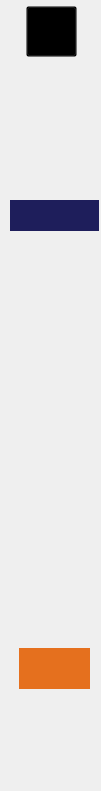
    <widget class="QWidget" name="icons" native="true">
     <property name="geometry">
      <rect>
       <x>-10</x>
       <y>0</y>
       <width>101</width>
       <height>791</height>
      </rect>
     </property>
     <property name="styleSheet">
      <string notr="true">QWidget{
	

  background-image: url(:/assists/All_Materials/peakpx.jpg);
}
QPushButton:checked
{
 background-color: rgb(30, 30, 91);
 	
color: rgb(255, 255, 255);
}</string>
     </property>
     <widget class="QPushButton" name="logouticons">
      <property name="geometry">
       <rect>
        <x>19</x>
        <y>648</y>
        <width>71</width>
        <height>41</height>
       </rect>
      </property>
      <property name="cursor">
       <cursorShape>PointingHandCursor</cursorShape>
      </property>
      <property name="styleSheet">
       <string notr="true">background-image: url(:/assists/All_Materials/Rectangle 1380.png);
color: rgb(255, 255, 255);
background-color: rgb(229, 112, 30);
border-radius:50%;
border: none;
</string>
      </property>
      <property name="text">
       <string/>
      </property>
      <property name="icon">
       <iconset resource="Materials.qrc">
        <normaloff>:/assists/All_Materials/Logout.png</normaloff>:/assists/All_Materials/Logout.png</iconset>
      </property>
      <property name="iconSize">
       <size>
        <width>60</width>
        <height>40</height>
       </size>
      </property>
     </widget>
     <widget class="QPushButton" name="graphicons">
      <property name="geometry">
       <rect>
        <x>10</x>
        <y>200</y>
        <width>89</width>
        <height>31</height>
       </rect>
      </property>
      <property name="cursor">
       <cursorShape>PointingHandCursor</cursorShape>
      </property>
      <property name="styleSheet">
       <string notr="true">
background-image: url(:/assists/All_Materials/Rectangle 1380.png);
border : none</string>
      </property>
      <property name="text">
       <string/>
      </property>
      <property name="icon">
       <iconset resource="Materials.qrc">
        <normaloff>:/assists/All_Materials/Location.png</normaloff>:/assists/All_Materials/Location.png</iconset>
      </property>
      <property name="iconSize">
       <size>
        <width>50</width>
        <height>30</height>
       </size>
      </property>
      <property name="checkable">
       <bool>true</bool>
      </property>
      <property name="checked">
       <bool>true</bool>
      </property>
     </widget>
     <widget class="QPushButton" name="studenticons">
      <property name="geometry">
       <rect>
        <x>10</x>
        <y>350</y>
        <width>89</width>
        <height>31</height>
       </rect>
      </property>
      <property name="cursor">
       <cursorShape>PointingHandCursor</cursorShape>
      </property>
      <property name="styleSheet">
       <string notr="true">
background-image: url(:/assists/All_Materials/Rectangle 1380.png);
border : none</string>
      </property>
      <property name="text">
       <string/>
      </property>
      <property name="icon">
       <iconset resource="Materials.qrc">
        <normaloff>:/assists/All_Materials/Student.png</normaloff>:/assists/All_Materials/Student.png</iconset>
      </property>
      <property name="iconSize">
       <size>
        <width>50</width>
        <height>30</height>
       </size>
      </property>
      <property name="checkable">
       <bool>true</bool>
      </property>
     </widget>
     <widget class="QPushButton" name="scheduleicons">
      <property name="geometry">
       <rect>
        <x>10</x>
        <y>270</y>
        <width>89</width>
        <height>41</height>
       </rect>
      </property>
      <property name="cursor">
       <cursorShape>PointingHandCursor</cursorShape>
      </property>
      <property name="styleSheet">
       <string notr="true">
background-image: url(:/assists/All_Materials/Rectangle 1380.png);
border : none</string>
      </property>
      <property name="text">
       <string/>
      </property>
      <property name="icon">
       <iconset resource="Materials.qrc">
        <normaloff>:/assists/All_Materials/Calendar.png</normaloff>:/assists/All_Materials/Calendar.png</iconset>
      </property>
      <property name="iconSize">
       <size>
        <width>50</width>
        <height>30</height>
       </size>
      </property>
      <property name="checkable">
       <bool>true</bool>
      </property>
     </widget>
     <widget class="QPushButton" name="Swapicons">
      <property name="geometry">
       <rect>
        <x>26</x>
        <y>6</y>
        <width>51</width>
        <height>51</height>
       </rect>
      </property>
      <property name="cursor">
       <cursorShape>PointingHandCursor</cursorShape>
      </property>
      <property name="styleSheet">
       <string notr="true">background-color: transparent;</string>
      </property>
      <property name="text">
       <string/>
      </property>
      <property name="icon">
       <iconset resource="Materials.qrc">
        <normaloff>:/assists/All_Materials/Tasks.png</normaloff>:/assists/All_Materials/Tasks.png</iconset>
      </property>
      <property name="iconSize">
       <size>
        <width>30</width>
        <height>30</height>
       </size>
      </property>
      <property name="checkable">
       <bool>true</bool>
      </property>
     </widget>
     <widget class="QPushButton" name="friendicons">
      <property name="geometry">
       <rect>
        <x>15</x>
        <y>500</y>
        <width>83</width>
        <height>29</height>
       </rect>
      </property>
      <property name="cursor">
       <cursorShape>PointingHandCursor</cursorShape>
      </property>
      <property name="styleSheet">
       <string notr="true">
background-image: url(:/assists/All_Materials/Rectangle 1380.png);
border : none</string>
      </property>
      <property name="text">
       <string/>
      </property>
      <property name="icon">
       <iconset resource="Materials.qrc">
        <normaloff>:/assists/All_Materials/Friends.png</normaloff>:/assists/All_Materials/Friends.png</iconset>
      </property>
      <property name="iconSize">
       <size>
        <width>50</width>
        <height>30</height>
       </size>
      </property>
      <property name="checkable">
       <bool>true</bool>
      </property>
     </widget>
     <widget class="QPushButton" name="notificationicons">
      <property name="geometry">
       <rect>
        <x>15</x>
        <y>571</y>
        <width>83</width>
        <height>29</height>
       </rect>
      </property>
      <property name="cursor">
       <cursorShape>PointingHandCursor</cursorShape>
      </property>
      <property name="styleSheet">
       <string notr="true">
background-image: url(:/assists/All_Materials/Rectangle 1380.png);
border : none</string>
      </property>
      <property name="text">
       <string/>
      </property>
      <property name="icon">
       <iconset resource="Materials.qrc">
        <normaloff>:/assists/All_Materials/notification.png</normaloff>:/assists/All_Materials/notification.png</iconset>
      </property>
      <property name="iconSize">
       <size>
        <width>50</width>
        <height>30</height>
       </size>
      </property>
      <property name="checkable">
       <bool>true</bool>
      </property>
     </widget>
     <widget class="QPushButton" name="courseicons">
      <property name="geometry">
       <rect>
        <x>10</x>
        <y>430</y>
        <width>89</width>
        <height>31</height>
       </rect>
      </property>
      <property name="cursor">
       <cursorShape>PointingHandCursor</cursorShape>
      </property>
      <property name="styleSheet">
       <string notr="true">
background-image: url(:/assists/All_Materials/Rectangle 1380.png);
border : none</string>
      </property>
      <property name="text">
       <string/>
      </property>
      <property name="icon">
       <iconset resource="Materials.qrc">
        <normaloff>:/assists/All_Materials/Online course.png</normaloff>:/assists/All_Materials/Online course.png</iconset>
      </property>
      <property name="iconSize">
       <size>
        <width>50</width>
        <height>30</height>
       </size>
      </property>
      <property name="checkable">
       <bool>true</bool>
      </property>
      <property name="checked">
       <bool>false</bool>
      </property>
     </widget>
    </widget>
